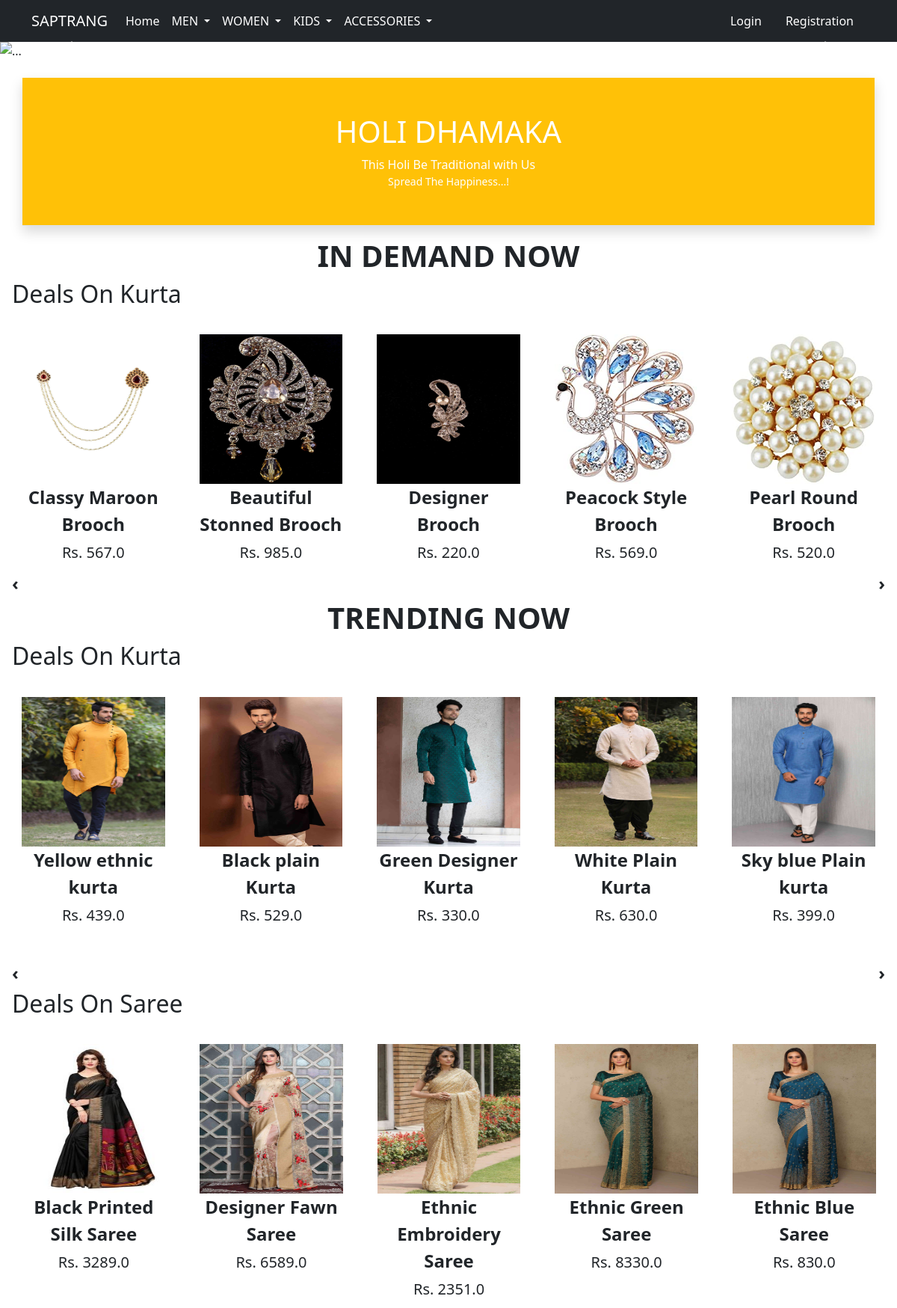
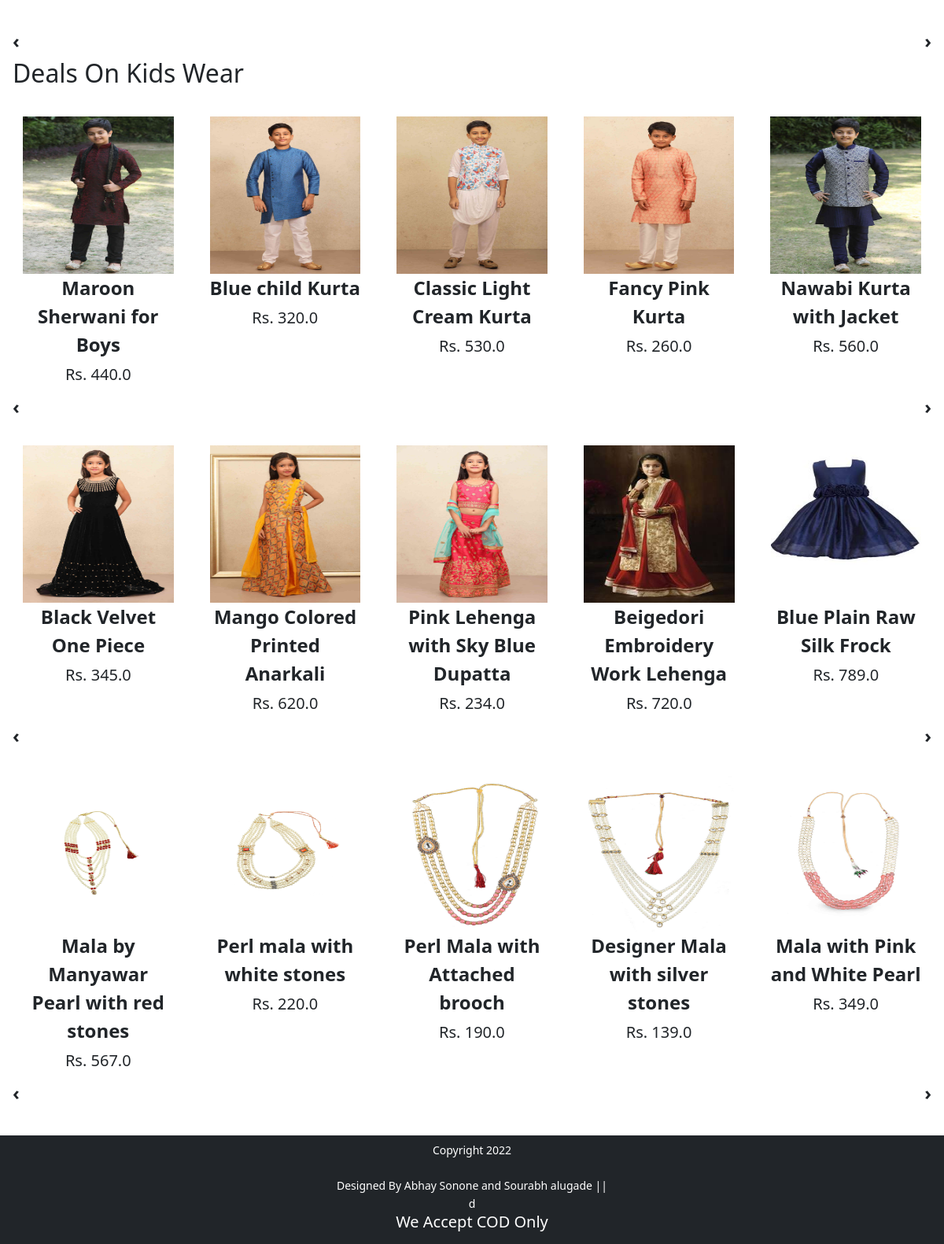
The page / on the database its author committed (2 pictures, top to bottom).
### app/models.py (models this page shows, shortened)
class Product(models.Model):
    title =models.CharField(max_length=100)
    selling_price =models.FloatField()
    discounted_price = models.FloatField()
    description = models.TextField()
    brand = models.CharField(max_length=100)
    category= models.CharField(choices=CATEGORY_CHOICES,max_length=5)
    product_image = models.ImageField(upload_to ="productimg")

### app/views.py (the view)
# urls.py: path('', views.ProductView.as_view(), name="home"),
class ProductView(View):
  def get(self, request):
     totalitem=0
     kurta= Product.objects.filter(category='mk')
     boys= Product.objects.filter(category='kb')
     girls= Product.objects.filter(category='kg')
     saree=Product.objects.filter(category='wsa')
     mala=Product.objects.filter(category='ml')
     brooch=Product.objects.filter(category='br')
     if request.user.is_authenticated:
         totalitem= len(Cart.objects.filter(user=request.user))
     return render(request, 'app/home.html',{'kurta':kurta,'boys':boys,'girls':girls,'totalitem':totalitem,'saree':saree,'mala':mala,'brooch':brooch})

### app/templates/app/home.html (shortened to what this page needs)
{% extends 'app/base.html' %} {% load static %} {% block title %}Home{% endblock title %} {% block banner_slider %}
<div id="carouselExampleControls" class="carousel slide" data-bs-ride="carousel">
    <div class="carousel-inner">
        <div class="carousel-item active">
            <img src="{% static 'app/images/banner/a22.jpg' %}" class="d-block w-100" alt="...">
        </div>
    </div>
    <a class="carousel-control-prev" href="#carouselExampleControls" role="button" data-bs-slide="prev">
        <span class="carousel-control-prev-icon" aria-hidden="true"></span>
    </a>
    <a class="carousel-control-next" href="#carouselExampleControls" role="button" data-bs-slide="next">
        <span class="carousel-control-next-icon" aria-hidden="true"></span>
    </a>
</div>
<br>
{% endblock banner_slider %} {% block livesale %}
<div class="container">
    <div class="row bg-warning text-center p-5 text-white border-bottom shadow">
        <h1>HOLI DHAMAKA </h1>
        <span>This Holi Be Traditional with Us</span>
        <small class="fw-lighter">Spread The Happiness...!</small>
    </div>
</div>
{% endblock livesale %} {% block main-content %}
<div class="m-3">
    <h1 class="text-center fw-bold">IN DEMAND NOW</h1>
    <h2>Deals On Kurta</h2>
 <div class="owl-carousel" id="slider1">
    {%for br in brooch%}
    <a href="{% url 'product-detail' br.id %}" class="btn"><div class="item"><img src="{{br.product_image.url}}" alt="" height="200px"><span class="fw-bold">{{br.description}}</span><br><span class="fs-5">Rs. {{br.discounted_price}}</span></div></a>
     {%endfor%}
 </div>
</div>
<div class="m-3">
    <h1 class="text-center fw-bold">TRENDING NOW</h1>
    <h2>Deals On Kurta</h2>
 <div class="owl-carousel" id="slider1">
    {%for k in kurta%}
    <a href="{% url 'product-detail' k.id %}" class="btn"><div class="item"><img src="{{k.product_image.url}}" alt="" height="200px"><span class="fw-bold">{{k.description}}</span><br><span class="fs-5">Rs. {{k.discounted_price}}</span></div></a>
     {%endfor%}
 </div>
</div>
<div class="m-3">
    <h2>Deals On Saree</h2>
    <div class="owl-carousel owl-theme" id="slider2">
        {%for wsa in saree %}
        <a href="{% url 'product-detail' wsa.id %}" class="btn"><div class="item"><img src="{{wsa.product_image.url}}" alt="" height="200px"><span class="fw-bold">{{wsa.description}}</span><br><span class="fs-5">Rs. {{wsa.discounted_price}}</span></div></a>
         {%endfor%}
    </div>
   </div>
<div class="m-3">
    <h2>Deals On Kids Wear </h2>
    <div class="owl-carousel owl-theme" id="slider3">
        {%for kb in boys %}
        <a href="{% url 'product-detail' kb.id %}" class="btn"><div class="item"><img src="{{kb.product_image.url}}" alt="" height="200px"><span class="fw-bold">{{kb.description}}</span><br><span class="fs-5">Rs. {{kb.discounted_price}}</span></div></a>
        {%endfor%}
    </div>
   </div>
<div class="m-3">
    <div class="owl-carousel owl-theme" id="slider4">
        {%for kg in girls %}
        <a href="{% url 'product-detail' kg.id %}" class="btn"><div class="item"><img src="{{kg.product_image.url}}" alt="" height="200px"><span class="fw-bold">{{kg.description}}</span><br><span class="fs-5">Rs. {{kg.discounted_price}}</span></div></a>
        {%endfor%}
    </div>
   </div>
<div class="m-3">
    <div class="owl-carousel owl-theme" id="slider5">
        {%for ml in mala %}
        <a href="{% url 'product-detail' ml.id %}" class="btn"><div class="item"><img src="{{ml.product_image.url}}" alt="" height="200px"><span class="fw-bold">{{ml.description}}</span><br><span class="fs-5">Rs. {{ml.discounted_price}}</span></div></a>
        {%endfor%}
    </div>
   </div>
{% endblock main-content %}

### app/static/app/css/style.css (style rules this page uses)
.owl-carousel .item { font-size: 24px; text-align: center; margin-top: 20px;; }

### rows shown on the page
Product: product_image (picture), description "Classy Maroon Brooch", discounted_price "567.0"
Product: product_image (picture), description "Beautiful Stonned Brooch", discounted_price "985.0"
Product: product_image (picture), description "Designer Brooch", discounted_price "220.0"
Product: product_image (picture), description "Peacock Style Brooch", discounted_price "569.0"
Product: product_image (picture), description "Pearl Round Brooch", discounted_price "520.0"
Product: product_image (picture), description "Yellow ethnic kurta", discounted_price "439.0"
Product: product_image (picture), description "Black plain Kurta", discounted_price "529.0"
Product: product_image (picture), description "Green Designer Kurta", discounted_price "330.0"
Product: product_image (picture), description "White Plain Kurta", discounted_price "630.0"
Product: product_image (picture), description "Sky blue Plain kurta", discounted_price "399.0"
Product: product_image (picture), description "Black Printed Silk Saree", discounted_price "3289.0"
Product: product_image (picture), description "Designer Fawn Saree", discounted_price "6589.0"
Product: product_image (picture), description "Ethnic Embroidery Saree", discounted_price "2351.0"
Product: product_image (picture), description "Ethnic Green Saree", discounted_price "8330.0"
Product: product_image (picture), description "Ethnic Blue Saree", discounted_price "830.0"
Product: product_image (picture), description "Maroon Sherwani for Boys", discounted_price "440.0"
Product: product_image (picture), description "Blue child Kurta", discounted_price "320.0"
Product: product_image (picture), description "Classic Light Cream Kurta", discounted_price "530.0"
Product: product_image (picture), description "Fancy Pink Kurta", discounted_price "260.0"
Product: product_image (picture), description "Nawabi Kurta with Jacket", discounted_price "560.0"
Product: product_image (picture), description "Black Velvet One Piece", discounted_price "345.0"
Product: product_image (picture), description "Mango Colored Printed Anarkali", discounted_price "620.0"
Product: product_image (picture), description "Pink Lehenga with Sky Blue Dupatta", discounted_price "234.0"
Product: product_image (picture), description "Beigedori Embroidery Work Lehenga", discounted_price "720.0"
Product: product_image (picture), description "Blue Plain Raw Silk Frock", discounted_price "789.0"
Product: product_image (picture), description "Mala by Manyawar Pearl with red stones", discounted_price "567.0"
Product: product_image (picture), description "Perl mala with white stones", discounted_price "220.0"
Product: product_image (picture), description "Perl Mala with Attached brooch", discounted_price "190.0"
Product: product_image (picture), description "Designer Mala with silver stones", discounted_price "139.0"
Product: product_image (picture), description "Mala with Pink and White Pearl", discounted_price "349.0"
